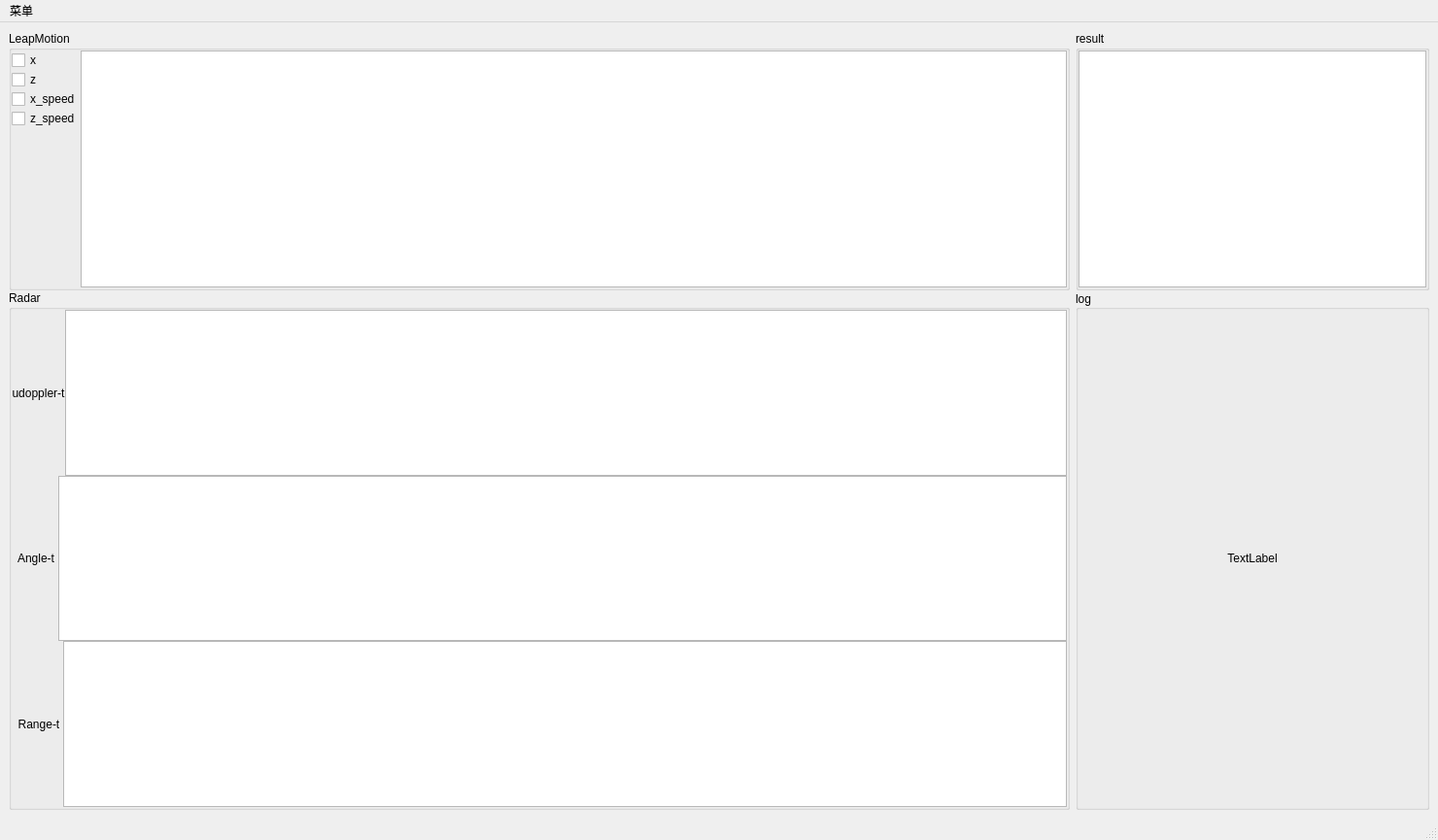
<?xml version="1.0" encoding="UTF-8"?>
<ui version="4.0">
 <class>MainWindow</class>
 <widget class="QMainWindow" name="MainWindow">
  <property name="geometry">
   <rect>
    <x>0</x>
    <y>0</y>
    <width>1480</width>
    <height>865</height>
   </rect>
  </property>
  <property name="windowTitle">
   <string>MainWindow</string>
  </property>
  <widget class="QWidget" name="centralwidget">
   <layout class="QHBoxLayout" name="horizontalLayout_5" stretch="3,1">
    <item>
     <layout class="QVBoxLayout" name="verticalLayout_9" stretch="1,2">
      <property name="spacing">
       <number>0</number>
      </property>
      <item>
       <widget class="QGroupBox" name="groupBox">
        <property name="title">
         <string>LeapMotion</string>
        </property>
        <layout class="QVBoxLayout" name="verticalLayout_4">
         <property name="spacing">
          <number>0</number>
         </property>
         <property name="leftMargin">
          <number>0</number>
         </property>
         <property name="topMargin">
          <number>0</number>
         </property>
         <property name="rightMargin">
          <number>0</number>
         </property>
         <property name="bottomMargin">
          <number>0</number>
         </property>
         <item>
          <layout class="QHBoxLayout" name="horizontalLayout_2">
           <property name="spacing">
            <number>0</number>
           </property>
           <item>
            <layout class="QVBoxLayout" name="verticalLayout_3">
             <item>
              <widget class="QCheckBox" name="checkBox">
               <property name="text">
                <string>x</string>
               </property>
              </widget>
             </item>
             <item>
              <widget class="QCheckBox" name="checkBox_2">
               <property name="text">
                <string>z</string>
               </property>
              </widget>
             </item>
             <item>
              <widget class="QCheckBox" name="checkBox_3">
               <property name="text">
                <string>x_speed</string>
               </property>
              </widget>
             </item>
             <item>
              <widget class="QCheckBox" name="checkBox_4">
               <property name="text">
                <string>z_speed</string>
               </property>
              </widget>
             </item>
             <item>
              <spacer name="verticalSpacer">
               <property name="orientation">
                <enum>Qt::Vertical</enum>
               </property>
               <property name="sizeHint" stdset="0">
                <size>
                 <width>20</width>
                 <height>40</height>
                </size>
               </property>
              </spacer>
             </item>
            </layout>
           </item>
           <item>
            <widget class="QGraphicsView" name="graphicsView_2"/>
           </item>
          </layout>
         </item>
        </layout>
       </widget>
      </item>
      <item>
       <widget class="QGroupBox" name="groupBox_2">
        <property name="title">
         <string>Radar</string>
        </property>
        <layout class="QVBoxLayout" name="verticalLayout_5">
         <property name="spacing">
          <number>0</number>
         </property>
         <property name="leftMargin">
          <number>0</number>
         </property>
         <property name="topMargin">
          <number>0</number>
         </property>
         <property name="rightMargin">
          <number>0</number>
         </property>
         <property name="bottomMargin">
          <number>0</number>
         </property>
         <item>
          <layout class="QHBoxLayout" name="horizontalLayout">
           <property name="spacing">
            <number>0</number>
           </property>
           <item>
            <widget class="QLabel" name="label_2">
             <property name="layoutDirection">
              <enum>Qt::LeftToRight</enum>
             </property>
             <property name="text">
              <string>udoppler-t</string>
             </property>
             <property name="scaledContents">
              <bool>false</bool>
             </property>
             <property name="alignment">
              <set>Qt::AlignCenter</set>
             </property>
             <property name="wordWrap">
              <bool>false</bool>
             </property>
            </widget>
           </item>
           <item>
            <widget class="QGraphicsView" name="graphicsView_3"/>
           </item>
          </layout>
         </item>
         <item>
          <layout class="QHBoxLayout" name="horizontalLayout_3">
           <property name="spacing">
            <number>0</number>
           </property>
           <item>
            <widget class="QLabel" name="label_3">
             <property name="font">
              <font>
               <pointsize>9</pointsize>
               <kerning>true</kerning>
              </font>
             </property>
             <property name="text">
              <string>  Angle-t </string>
             </property>
             <property name="openExternalLinks">
              <bool>false</bool>
             </property>
            </widget>
           </item>
           <item>
            <widget class="QGraphicsView" name="graphicsView_4"/>
           </item>
          </layout>
         </item>
         <item>
          <layout class="QHBoxLayout" name="horizontalLayout_4">
           <property name="spacing">
            <number>0</number>
           </property>
           <item>
            <widget class="QLabel" name="label_4">
             <property name="text">
              <string>  Range-t </string>
             </property>
            </widget>
           </item>
           <item>
            <widget class="QGraphicsView" name="graphicsView_5"/>
           </item>
          </layout>
         </item>
        </layout>
       </widget>
      </item>
     </layout>
    </item>
    <item>
     <layout class="QVBoxLayout" name="verticalLayout_8" stretch="1,2">
      <property name="spacing">
       <number>0</number>
      </property>
      <item>
       <widget class="QGroupBox" name="groupBox_3">
        <property name="title">
         <string>result</string>
        </property>
        <layout class="QVBoxLayout" name="verticalLayout_2">
         <property name="spacing">
          <number>0</number>
         </property>
         <property name="leftMargin">
          <number>0</number>
         </property>
         <property name="topMargin">
          <number>0</number>
         </property>
         <property name="rightMargin">
          <number>0</number>
         </property>
         <property name="bottomMargin">
          <number>0</number>
         </property>
         <item>
          <widget class="QGraphicsView" name="graphicsView"/>
         </item>
        </layout>
       </widget>
      </item>
      <item>
       <widget class="QGroupBox" name="groupBox_4">
        <property name="title">
         <string>log</string>
        </property>
        <property name="alignment">
         <set>Qt::AlignLeading|Qt::AlignLeft|Qt::AlignVCenter</set>
        </property>
        <layout class="QVBoxLayout" name="verticalLayout">
         <property name="spacing">
          <number>0</number>
         </property>
         <property name="leftMargin">
          <number>0</number>
         </property>
         <property name="topMargin">
          <number>0</number>
         </property>
         <property name="rightMargin">
          <number>0</number>
         </property>
         <property name="bottomMargin">
          <number>0</number>
         </property>
         <item>
          <widget class="QLabel" name="label">
           <property name="layoutDirection">
            <enum>Qt::LeftToRight</enum>
           </property>
           <property name="text">
            <string>TextLabel</string>
           </property>
           <property name="alignment">
            <set>Qt::AlignCenter</set>
           </property>
          </widget>
         </item>
        </layout>
       </widget>
      </item>
     </layout>
    </item>
   </layout>
  </widget>
  <widget class="QMenuBar" name="menubar">
   <property name="geometry">
    <rect>
     <x>0</x>
     <y>0</y>
     <width>1480</width>
     <height>25</height>
    </rect>
   </property>
   <widget class="QMenu" name="menu">
    <property name="title">
     <string>菜单</string>
    </property>
    <addaction name="action"/>
   </widget>
   <addaction name="menu"/>
  </widget>
  <widget class="QStatusBar" name="statusbar"/>
  <action name="action">
   <property name="text">
    <string>开始</string>
   </property>
  </action>
 </widget>
 <resources/>
 <connections/>
</ui>
